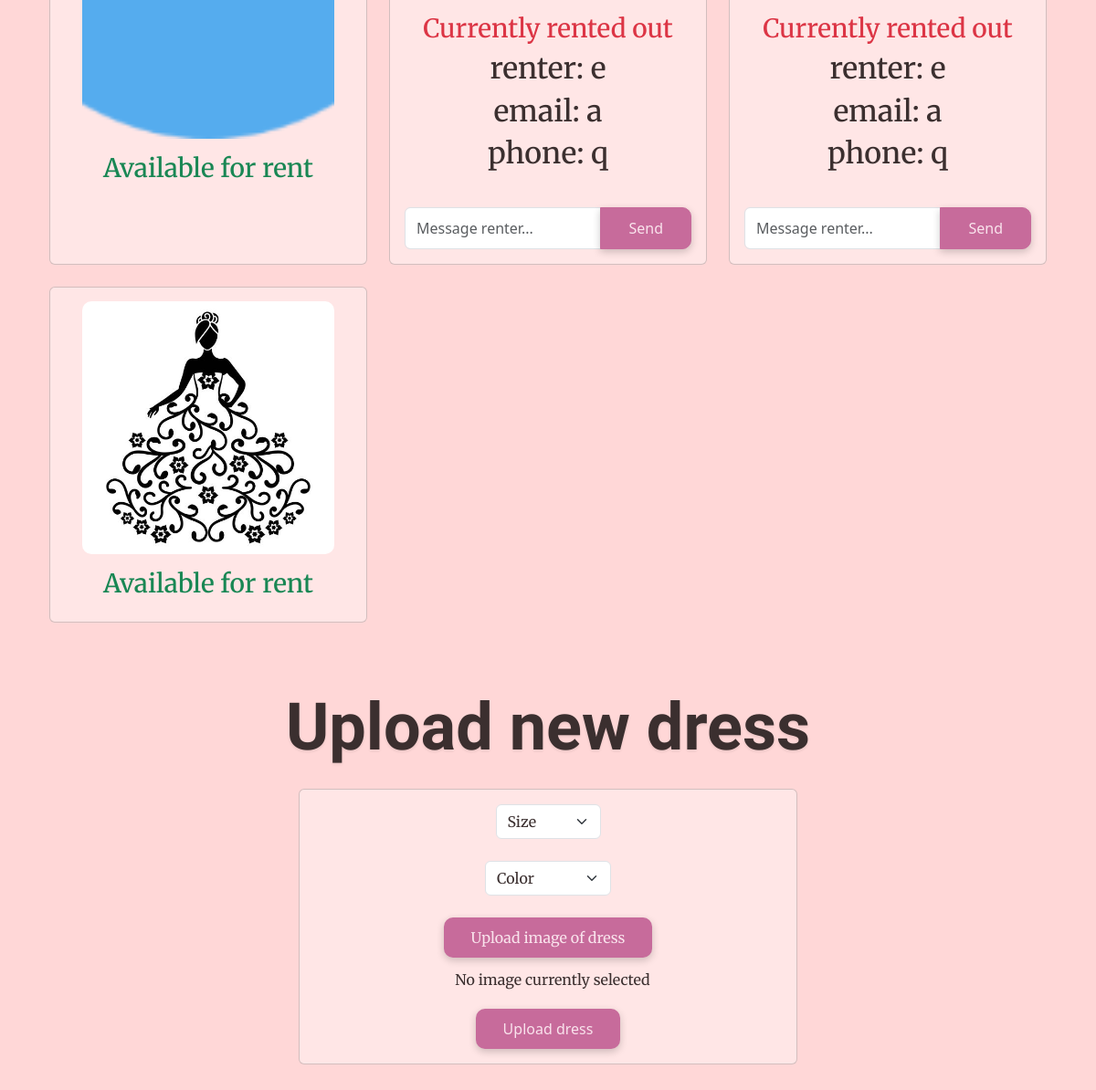
/upload (signed in, lower part), run on an earlier commit of the app's database.
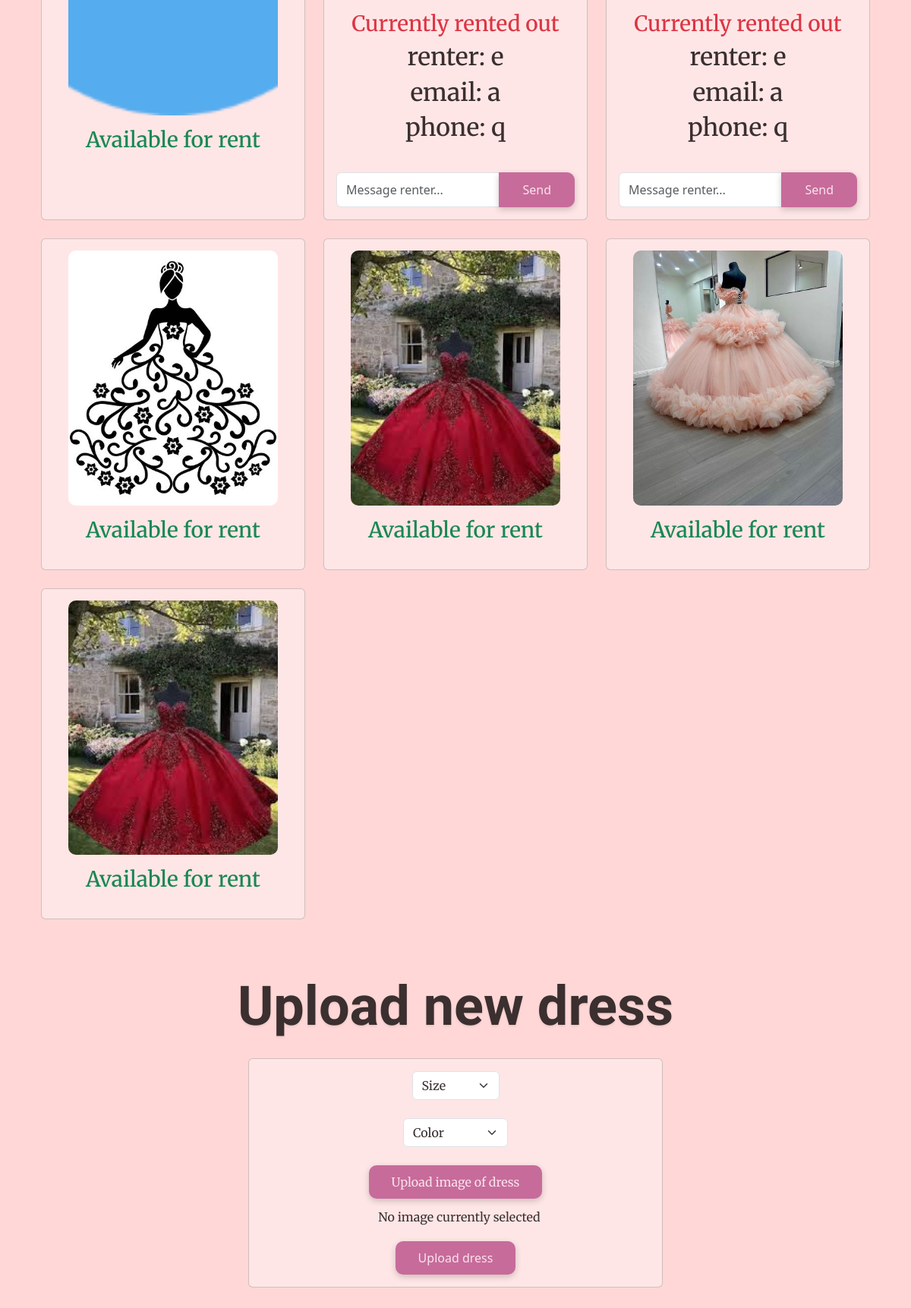
And on a later commit of the database.
### tables this page shows
CREATE TABLE dresses (
    id INTEGER PRIMARY KEY AUTOINCREMENT,
    size TEXT NOT NULL,
    color TEXT NOT NULL,
    owner INTEGER NOT NULL,
    image_url TEXT,
    time_posted TEXT NOT NULL DEFAULT CURRENT_TIMESTAMP,
    FOREIGN KEY (owner) REFERENCES users(id)
);

### app.py (the view)
@app.route("/upload", methods=["GET", "POST"])
@login_required
def upload():
    if request.method == "POST":
        db = get_db() # Establish database connection to wardrobe.db
        size = request.form.get("size")
        if not size:
            return apology("Must input size")
        color = request.form.get("color")
        if not color:
            return apology("Must input color")
        image = request.files.get("dressImage")
        if not image:
            return apology("Must upload dress image")
        cur = db.execute("INSERT INTO dresses (size, color, owner) VALUES (?,?,?)",
            (size, color, session["user_id"]),)
        db.commit() # Save database changes
        dress_id = cur.lastrowid
        root, ext = os.path.splitext(secure_filename(image.filename))
        filename = f"{dress_id}{ext}"
        filepath = os.path.join(app.config["UPLOAD_FOLDER"], filename)
        image.save(filepath) # Writes image to file path
        image_url = url_for("static", filename=f"uploads/{filename}")
        db.execute("UPDATE dresses SET image_url = ? WHERE id = ?",
            (image_url, dress_id),)
        db.commit() # Commit database changes
        flash("Dress successfully uploaded")
        return redirect("/") # goes to homepage, maybe change later?
    else:
        db = get_db()
        dressesBuffer = db.execute("SELECT * FROM dresses WHERE owner = ?", (session["user_id"],)).fetchall()
        dresses = []
        for dress in dressesBuffer:
            dress = dict(dress)  # Convert Row object to dictionary not readonly to allow changes
            renter = db.execute("SELECT users.id as renter_id,users.username, users.email, users.phone FROM users JOIN holdings ON users.id = holdings.user_id WHERE holdings.dress_id = ? AND holdings.rent_end IS NULL", (dress["id"],)).fetchone()
            if renter:
                dress["renter_id"] = renter["renter_id"]
                dress["renter"] = renter["username"]
                dress["renter_email"] = renter["email"]
                dress["renter_phone"] = renter["phone"]
            else:
                dress["renter_id"] = None
                dress["renter"] = None
                dress["renter_email"] = None
                dress["renter_phone"] = None
            dresses.append(dress)
        return render_template("upload.html", dresses=dresses)

### app.py (called while the page is built)
def get_db():
    if "db" not in g: # Check if database connection already exists
        g.db = sqlite3.connect(DATABASE) # Open database and store connection for reuse
        g.db.row_factory = sqlite3.Row # Enable dictionary-like row access for reading
    return g.db # Return database connection

@app.after_request
def after_request(response):
    response.headers["Cache-Control"] = "no-cache, no-store, must-revalidate"
    response.headers["Expires"] = 0
    response.headers["Pragma"] = "no-cache"
    return response

### help.py (called while the page is built)
def login_required(f):
    @wraps(f)
    def decorated_function(*args, **kwargs):
        if session.get("user_id") is None:
            return redirect("/login")
        return f(*args, **kwargs)
    return decorated_function

### templates/upload.html (shortened to what this page needs)
{% extends "layout.html" %}
{% block main %}
    {% if dresses|length == 0 %}
        <h3 class = "body-font">You have not uploaded any dresses yet.</h3>
    {% else %}
        <div class="container">
            <div class="row">
                {% for dress in dresses %}
                    <div class = "col-md-4 mb-4">
                        <div class = "card dress-card">
                            <img class = "catalogImage mx-auto d-block" src = "{{ dress['image_url'] }}">
                            <div class = "card-body">
                                {% if dress.renter_id %}
                                    <h3 class = "body-font text-danger">Currently rented out</h3>
                                    <h2 class = "body-font">{{ "renter: " + dress["renter"] }}</h2>
                                    <h2 class = "body-font">{{ "email: " + dress["renter_email"]}}</h2>
                                    <h2 class = "body-font">{{ "phone: " + dress["renter_phone"]}}</h2>
                                    <br>
                                    <form action="/messages" method="post" class="mt-2">
                                        <div class="input-group">
                                            <input type="text" name="body" class="form-control" placeholder="Message renter..." required>
                                            <button type="submit" class="btn btn-primary btn-sm">Send</button>
                                        </div>
                                    </form>
                                {% else %}
                                    <h3 class = "body-font text-success">Available for rent</h3>
                                {% endif %}
                            </div>
                        </div>
                    </div>
                {% endfor %}
            {% endif %}
    <form action="/upload" method="post" enctype="multipart/form-data">
        <h1 class = "imperial mb-4 mt-5">Upload new dress</h1>
        <div class = " card p-3 text-center upload-card">
            <select class="form-select mx-auto w-auto body-font" name="size" required>
                <option value="" selected="">Size</option>
            </select>
            <br>
            <select class="form-select mx-auto w-auto body-font" name="color" required>
                <option value="" selected="">Color</option>
            </select>
            <br>
            <label for="image_uploads" class = "form-btn btn-primary body-font">Upload image of dress</label>
            <div class = "preview mt-2">
                <p class = "body-font">No image currently selected</p>
            </div>
            <button type="submit" class = "form-btn btn-primary block">Upload dress</button>
        </div>
    </form>
{% endblock %}

What changed in the data, as far as the page shows it:
added dresses: image_url (picture), shows "Available for rent"
added dresses: image_url (picture), shows "Available for rent"
added dresses: image_url (picture), shows "Available for rent"
